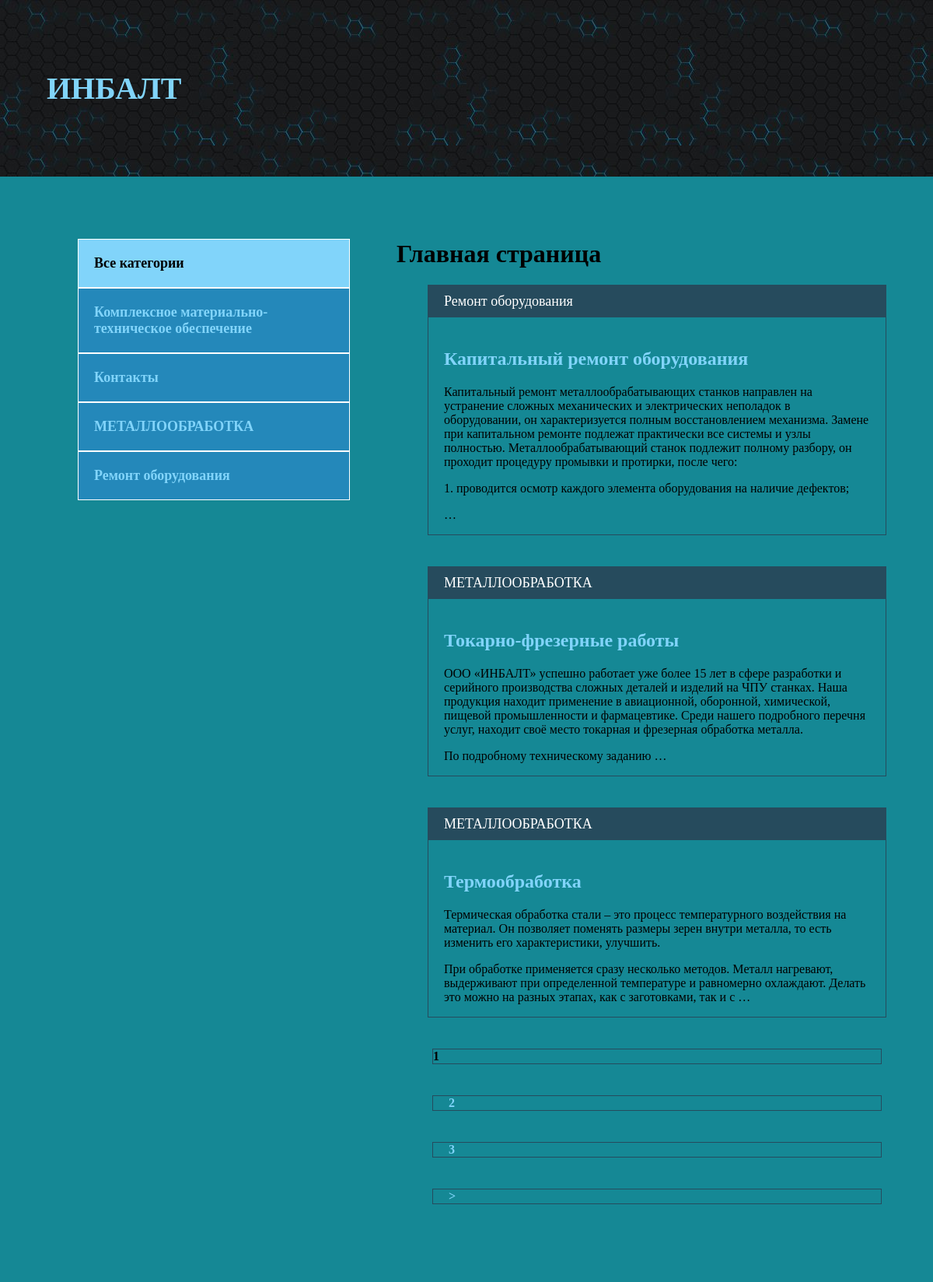
The page / on the database its author committed.
### blog/models.py (models this page shows, shortened)
class Category(models.Model):
    name = models.CharField(max_length=255, verbose_name='Категория')
    slug = models.SlugField(max_length=255, unique=True, verbose_name='URL')
    def __str__(self):
        return self.name
    def get_absolute_url(self):
        return reverse('category', kwargs={'cat_slug': self.slug})
    class Meta:
        verbose_name = "Категорию"
        verbose_name_plural = "Категории"

class Blog(models.Model):
    title = models.CharField(max_length=255, verbose_name='Название')
    slug = models.SlugField(max_length=255, unique=True, verbose_name='URL')
    content = models.TextField(blank=True, verbose_name='Контент')
    photo = models.ImageField(upload_to="photos/%Y/%m/%d/", blank=True, verbose_name='Фото')
    time_created = models.DateTimeField(auto_now_add=True, verbose_name='Дата публикации')
    time_update = models.DateTimeField(auto_now=True, verbose_name='Дата обновления')
    is_published = models.BooleanField(default=True, verbose_name='Опубликовано')
    cat = models.ForeignKey('Category', on_delete=models.PROTECT, verbose_name='Категория')
    def get_absolute_url(self):
        return reverse('post', kwargs={'post_slug': self.slug})
    class Meta:
        verbose_name = "Новость"
        verbose_name_plural = "Новости"
        ordering = ['-time_created']

### blog/views.py (the view)
# urls.py: path('', BlogHome.as_view(), name='index'),
class BlogHome(DataMixin, ListView):
    model = Blog
    template_name = "blog/index.html"
    context_object_name = 'posts'
    def get_context_data(self, *, object_list=None, **kwargs):
        context = super().get_context_data(**kwargs)
        c_def = self.get_user_context(title='Главная страница')
        return dict(list(context.items()) + list(c_def.items()))
    def get_queryset(self):
        return Blog.objects.filter(is_published=True).select_related('cat')

### blog/utils.py (called while the page is built)
    def get_user_context(self, **kwargs):
        context = kwargs
        cats = Category.objects.annotate(Count('blog'))
        user_menu = menu.copy()
        if not self.request.user.is_authenticated:
            user_menu.pop(0)
        context['menu'] = user_menu
        context['cats'] = cats
        if 'cat_selected' not in context:
            context['cat_selected'] = 0
        return context

### blog/templates/blog/index.html (shortened to what this page needs)
{% extends 'blog/base.html' %}
{% block content %}
{% load static %}
<h1>{{ title }}</h1>
<ul>
    {% for p in posts %}
    <li>
        <p class="first">{{ p.cat }}</p>
        <div class="text">
            <h2><a href="{{ p.get_absolute_url }}">{{ p.title }}</a></h2>
            <p>{{ p.content|safe|truncatewords:50 }}</p>
        </div>
    </li>
    {% endfor %}
</ul>
{% endblock %}

### blog/templates/blog/base.html (shortened to what this page needs)
<!DOCTYPE html>
{% load blog_tags %}
{% load static %}
<html lang="en">
<head>
    <link rel="stylesheet" href="{% static 'css/style.css' %}">
</head>
<body>
    <div class="header">
        <div class="wrap">
          <ul class="mainmenu">
              <li class="ИНБАЛТ"><a href="{% url 'index' %}"><h1>ИНБАЛТ</h1></a></li>
          </ul>
        </div>
    </div>
    <div class="content">
        <div class="wrap">
          <div class="sidebar">
                <ul>
                    {% if cat_selected == 0 %}
                    <li class="selected">Все категории</li>
                    {% else %}
                    <li><a href="{% url 'index' %}">Все категории</a></li>
                    {% endif %}
                    {% for c in cats %}
                        {% if c.blog__count > 0 %}
                            {% if c.pk == cat_selected %}
                            <li class="selected">{{ c.name }}</li>
                            {% else %}
                            <li><a href="{{ c.get_absolute_url }}">{{ c.name }}</a></li>
                            {% endif %}
                        {% endif %}
                    {% endfor %}
                </ul>
          </div>
          <div class="main">
              {% block content %}
              {% endblock %}
              {% if page_obj.has_other_pages %}
              <div>
                  <ul class="List-pages">
                      {% for p in paginator.page_range %}
                            {% if page_obj.number == p %}
                            <li class="page-num page-num-selected">{{ p }}</li>
                            {% elif p >= page_obj.number|add:-2 and p <= page_obj.number|add:2 %}
                            <li class="page-num">
                                <a href="?page={{ p }}">{{ p }}</a>
                            </li>
                            {% endif %}
                      {% endfor %}
                      {% if page_obj.has_next %}
                      <li class="page-num">
                          <a href="?page={{ page_obj.next_page_number }}">&gt;</a>
                      </li>
                      {% endif %}
                  </ul>
              </div>
              {% endif %}
          </div>
        </div>
    </div>
</body>

### blog/static/css/style.css (style rules this page uses)
body { margin: 0; padding: 0; background: url(static/blog/Phon.jpg); background-attachment: fixed; font-family: Times New Roman, Geneva, Tahoma, sans-serif; }
.wrap { max-width: 1400px; margin: 0 auto; text-decoration: #134c69; }
.content .wrap { background: #158895; padding: 60px; box-sizing: border-box; display: flex; }
ul { list-style: none; }
a { color: #81d4fa; text-decoration: none; padding: 20px; }
.header { background: #6b616108; padding: 20px; }
.mainmenu { display: flex; align-items: center; font-size: 20px; font-weight: bold; justify-content: space-between; }
.sidebar ul { width: 350px; margin-right: 60px; margin-top: 20px; }
.sidebar a { padding: 20px; display: block; border: 1px solid #FFF; background: #2488ba; font-weight: bold; font-size: 18px; }
.selected { font-size: 18px; padding: 20px; border: 1px solid #FFF; font-weight: bold; background: #81d4fa; }
.main li { border: 1px solid #264b5d; margin-bottom: 40px; }
.first, .date { padding: 10px 20px; background: #264b5d; font-size: 18px; color: #FFF; margin: 0; }
.text { padding: 20px 20px 0; }
.text a { padding-left: 0; }
.page-num { margin: 6px; font-weight: bold; }

### blog/templates/blog/base.html (style rules this page uses)
body { background:url(static/blog/Phon.jpg) }

### rows shown on the page
Category: name "Комплексное материально-техническое обеспечение"
Category: name "Контакты"
Category: name "МЕТАЛЛООБРАБОТКА"
Category: name "Ремонт оборудования"
Blog: cat "Ремонт оборудования", title "Капитальный ремонт оборудования", content "Капитальный ремонт металлообрабатывающих станков направлен на устранение сложных механических и электрических неполадок в оборудовании, он характеризуется полным восстановлением механизма. Замене при капитальном ремонте подлежат практически все системы и узлы полностью. Металлообрабатывающий станок подлежит полному разбору, он проходит процедуру промывки и протирки, после чего: 1. проводится осмотр каждого элемента оборудования на наличие дефектов; …"
Blog: cat "МЕТАЛЛООБРАБОТКА", title "Токарно-фрезерные работы", content "ООО «ИНБАЛТ» успешно работает уже более 15 лет в сфере разработки и серийного производства сложных деталей и изделий на ЧПУ станках. Наша продукция находит применение в авиационной, оборонной, химической, пищевой промышленности и фармацевтике. Среди нашего подробного перечня услуг, находит своё место токарная и фрезерная обработка металла. По подробному техническому заданию …"
Blog: cat "МЕТАЛЛООБРАБОТКА", title "Термообработка", content "Термическая обработка стали – это процесс температурного воздействия на материал. Он позволяет поменять размеры зерен внутри металла, то есть изменить его характеристики, улучшить. При обработке применяется сразу несколько методов. Металл нагревают, выдерживают при определенной температуре и равномерно охлаждают. Делать это можно на разных этапах, как с заготовками, так и с …"

### other values the page prints
{{ title }} "Главная страница"
{{ p }} "1"
{{ p }} "2" "3"
